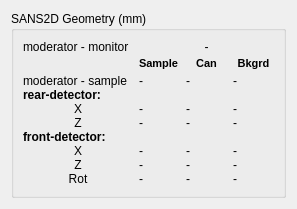
         <widget class="QWidget" name="page">
          <layout class="QHBoxLayout" name="horizontalLayout_41">
           <item>
            <widget class="QGroupBox" name="groupBox_43">
             <property name="sizePolicy">
              <sizepolicy hsizetype="Minimum" vsizetype="Preferred">
               <horstretch>0</horstretch>
               <verstretch>0</verstretch>
              </sizepolicy>
             </property>
             <property name="minimumSize">
              <size>
               <width>275</width>
               <height>0</height>
              </size>
             </property>
             <property name="title">
              <string>SANS2D Geometry (mm)</string>
             </property>
             <property name="checkable">
              <bool>false</bool>
             </property>
             <layout class="QGridLayout" name="gridLayout_26">
              <property name="horizontalSpacing">
               <number>6</number>
              </property>
              <property name="verticalSpacing">
               <number>0</number>
              </property>
              <item row="1" column="1">
               <widget class="QLabel" name="label_181">
                <property name="text">
                 <string>&lt;!DOCTYPE HTML PUBLIC &quot;-//W3C//DTD HTML 4.0//EN&quot; &quot;http://www.w3.org/TR/REC-html40/strict.dtd&quot;&gt;
&lt;html&gt;&lt;head&gt;&lt;meta name=&quot;qrichtext&quot; content=&quot;1&quot; /&gt;&lt;style type=&quot;text/css&quot;&gt;
p, li { white-space: pre-wrap; }
&lt;/style&gt;&lt;/head&gt;&lt;body style=&quot; font-family:'MS Shell Dlg 2'; font-size:8.25pt; font-weight:400; font-style:normal;&quot;&gt;
&lt;p style=&quot; margin-top:0px; margin-bottom:0px; margin-left:0px; margin-right:0px; -qt-block-indent:0; text-indent:0px;&quot;&gt;&lt;span style=&quot; font-size:8pt; font-weight:600;&quot;&gt;Sample&lt;/span&gt;&lt;/p&gt;&lt;/body&gt;&lt;/html&gt;</string>
                </property>
               </widget>
              </item>
              <item row="1" column="2">
               <widget class="QLabel" name="label_182">
                <property name="text">
                 <string>&lt;!DOCTYPE HTML PUBLIC &quot;-//W3C//DTD HTML 4.0//EN&quot; &quot;http://www.w3.org/TR/REC-html40/strict.dtd&quot;&gt;
&lt;html&gt;&lt;head&gt;&lt;meta name=&quot;qrichtext&quot; content=&quot;1&quot; /&gt;&lt;style type=&quot;text/css&quot;&gt;
p, li { white-space: pre-wrap; }
&lt;/style&gt;&lt;/head&gt;&lt;body style=&quot; font-family:'MS Shell Dlg 2'; font-size:8.25pt; font-weight:400; font-style:normal;&quot;&gt;
&lt;p style=&quot; margin-top:0px; margin-bottom:0px; margin-left:0px; margin-right:0px; -qt-block-indent:0; text-indent:0px;&quot;&gt;&lt;span style=&quot; font-size:8pt; font-weight:600;&quot;&gt;Can&lt;/span&gt;&lt;/p&gt;&lt;/body&gt;&lt;/html&gt;</string>
                </property>
                <property name="alignment">
                 <set>Qt::AlignCenter</set>
                </property>
               </widget>
              </item>
              <item row="2" column="0">
               <widget class="QLabel" name="label_183">
                <property name="sizePolicy">
                 <sizepolicy hsizetype="Preferred" vsizetype="Preferred">
                  <horstretch>0</horstretch>
                  <verstretch>0</verstretch>
                 </sizepolicy>
                </property>
                <property name="text">
                 <string>moderator - sample</string>
                </property>
               </widget>
              </item>
              <item row="3" column="0">
               <widget class="QLabel" name="label_184">
                <property name="sizePolicy">
                 <sizepolicy hsizetype="Preferred" vsizetype="Preferred">
                  <horstretch>0</horstretch>
                  <verstretch>0</verstretch>
                 </sizepolicy>
                </property>
                <property name="text">
                 <string>&lt;!DOCTYPE HTML PUBLIC &quot;-//W3C//DTD HTML 4.0//EN&quot; &quot;http://www.w3.org/TR/REC-html40/strict.dtd&quot;&gt;
&lt;html&gt;&lt;head&gt;&lt;meta name=&quot;qrichtext&quot; content=&quot;1&quot; /&gt;&lt;style type=&quot;text/css&quot;&gt;
p, li { white-space: pre-wrap; }
&lt;/style&gt;&lt;/head&gt;&lt;body style=&quot; font-family:'Sans Serif'; font-size:9pt; font-weight:400; font-style:normal;&quot;&gt;
&lt;p style=&quot; margin-top:0px; margin-bottom:0px; margin-left:0px; margin-right:0px; -qt-block-indent:0; text-indent:0px;&quot;&gt;&lt;span style=&quot; font-weight:600;&quot;&gt;rear-detector:&lt;/span&gt;&lt;/p&gt;&lt;/body&gt;&lt;/html&gt;</string>
                </property>
               </widget>
              </item>
              <item row="2" column="1">
               <widget class="QLabel" name="dist_sample_ms_s2d">
                <property name="text">
                 <string>-</string>
                </property>
                <property name="alignment">
                 <set>Qt::AlignLeading|Qt::AlignLeft|Qt::AlignVCenter</set>
                </property>
                <property name="textInteractionFlags">
                 <set>Qt::LinksAccessibleByMouse</set>
                </property>
               </widget>
              </item>
              <item row="2" column="2">
               <widget class="QLabel" name="dist_can_ms_s2d">
                <property name="text">
                 <string>-</string>
                </property>
                <property name="alignment">
                 <set>Qt::AlignLeading|Qt::AlignLeft|Qt::AlignVCenter</set>
                </property>
                <property name="textInteractionFlags">
                 <set>Qt::LinksAccessibleByMouse</set>
                </property>
               </widget>
              </item>
              <item row="1" column="3">
               <widget class="QLabel" name="label_185">
                <property name="text">
                 <string>&lt;!DOCTYPE HTML PUBLIC &quot;-//W3C//DTD HTML 4.0//EN&quot; &quot;http://www.w3.org/TR/REC-html40/strict.dtd&quot;&gt;
&lt;html&gt;&lt;head&gt;&lt;meta name=&quot;qrichtext&quot; content=&quot;1&quot; /&gt;&lt;style type=&quot;text/css&quot;&gt;
p, li { white-space: pre-wrap; }
&lt;/style&gt;&lt;/head&gt;&lt;body style=&quot; font-family:'MS Shell Dlg 2'; font-size:8.25pt; font-weight:400; font-style:normal;&quot;&gt;
&lt;p style=&quot; margin-top:0px; margin-bottom:0px; margin-left:0px; margin-right:0px; -qt-block-indent:0; text-indent:0px;&quot;&gt;&lt;span style=&quot; font-size:8pt; font-weight:600;&quot;&gt;Bkgrd&lt;/span&gt;&lt;/p&gt;&lt;/body&gt;&lt;/html&gt;</string>
                </property>
                <property name="alignment">
                 <set>Qt::AlignCenter</set>
                </property>
               </widget>
              </item>
              <item row="2" column="3">
               <widget class="QLabel" name="dist_bkgd_ms_s2d">
                <property name="text">
                 <string>-</string>
                </property>
                <property name="alignment">
                 <set>Qt::AlignLeading|Qt::AlignLeft|Qt::AlignVCenter</set>
                </property>
                <property name="textInteractionFlags">
                 <set>Qt::LinksAccessibleByMouse</set>
                </property>
               </widget>
              </item>
              <item row="0" column="2">
               <widget class="QLabel" name="dist_mon_s2d">
                <property name="text">
                 <string>-</string>
                </property>
                <property name="alignment">
                 <set>Qt::AlignCenter</set>
                </property>
                <property name="textInteractionFlags">
                 <set>Qt::LinksAccessibleByMouse</set>
                </property>
               </widget>
              </item>
              <item row="0" column="0" colspan="2">
               <widget class="QLabel" name="label_186">
                <property name="text">
                 <string>moderator - monitor </string>
                </property>
               </widget>
              </item>
              <item row="4" column="0">
               <widget class="QLabel" name="label_187">
                <property name="text">
                 <string>X</string>
                </property>
                <property name="alignment">
                 <set>Qt::AlignCenter</set>
                </property>
               </widget>
              </item>
              <item row="4" column="1">
               <widget class="QLabel" name="dist_smp_rearX">
                <property name="text">
                 <string>-</string>
                </property>
                <property name="alignment">
                 <set>Qt::AlignLeading|Qt::AlignLeft|Qt::AlignVCenter</set>
                </property>
                <property name="textInteractionFlags">
                 <set>Qt::LinksAccessibleByMouse</set>
                </property>
               </widget>
              </item>
              <item row="4" column="2">
               <widget class="QLabel" name="dist_can_rearX">
                <property name="text">
                 <string>-</string>
                </property>
                <property name="alignment">
                 <set>Qt::AlignLeading|Qt::AlignLeft|Qt::AlignVCenter</set>
                </property>
                <property name="textInteractionFlags">
                 <set>Qt::LinksAccessibleByMouse</set>
                </property>
               </widget>
              </item>
              <item row="4" column="3">
               <widget class="QLabel" name="dist_bkgd_rearX">
                <property name="text">
                 <string>-</string>
                </property>
                <property name="alignment">
                 <set>Qt::AlignLeading|Qt::AlignLeft|Qt::AlignVCenter</set>
                </property>
                <property name="textInteractionFlags">
                 <set>Qt::LinksAccessibleByMouse</set>
                </property>
               </widget>
              </item>
              <item row="5" column="0">
               <widget class="QLabel" name="label_188">
                <property name="text">
                 <string>Z</string>
                </property>
                <property name="alignment">
                 <set>Qt::AlignCenter</set>
                </property>
               </widget>
              </item>
              <item row="6" column="0">
               <widget class="QLabel" name="label_189">
                <property name="sizePolicy">
                 <sizepolicy hsizetype="Preferred" vsizetype="Preferred">
                  <horstretch>0</horstretch>
                  <verstretch>0</verstretch>
                 </sizepolicy>
                </property>
                <property name="text">
                 <string>&lt;!DOCTYPE HTML PUBLIC &quot;-//W3C//DTD HTML 4.0//EN&quot; &quot;http://www.w3.org/TR/REC-html40/strict.dtd&quot;&gt;
&lt;html&gt;&lt;head&gt;&lt;meta name=&quot;qrichtext&quot; content=&quot;1&quot; /&gt;&lt;style type=&quot;text/css&quot;&gt;
p, li { white-space: pre-wrap; }
&lt;/style&gt;&lt;/head&gt;&lt;body style=&quot; font-family:'Sans Serif'; font-size:9pt; font-weight:400; font-style:normal;&quot;&gt;
&lt;p style=&quot; margin-top:0px; margin-bottom:0px; margin-left:0px; margin-right:0px; -qt-block-indent:0; text-indent:0px;&quot;&gt;&lt;span style=&quot; font-weight:600;&quot;&gt;front-detector:&lt;/span&gt;&lt;/p&gt;&lt;/body&gt;&lt;/html&gt;</string>
                </property>
               </widget>
              </item>
              <item row="7" column="0">
               <widget class="QLabel" name="label_190">
                <property name="text">
                 <string>X</string>
                </property>
                <property name="alignment">
                 <set>Qt::AlignCenter</set>
                </property>
               </widget>
              </item>
              <item row="8" column="0">
               <widget class="QLabel" name="label_191">
                <property name="text">
                 <string>Z</string>
                </property>
                <property name="alignment">
                 <set>Qt::AlignCenter</set>
                </property>
               </widget>
              </item>
              <item row="9" column="0">
               <widget class="QLabel" name="label_192">
                <property name="text">
                 <string>Rot</string>
                </property>
                <property name="alignment">
                 <set>Qt::AlignCenter</set>
                </property>
               </widget>
              </item>
              <item row="5" column="1">
               <widget class="QLabel" name="dist_smp_rearZ">
                <property name="text">
                 <string>-</string>
                </property>
                <property name="alignment">
                 <set>Qt::AlignLeading|Qt::AlignLeft|Qt::AlignVCenter</set>
                </property>
                <property name="textInteractionFlags">
                 <set>Qt::LinksAccessibleByMouse</set>
                </property>
               </widget>
              </item>
              <item row="5" column="2">
               <widget class="QLabel" name="dist_can_rearZ">
                <property name="text">
                 <string>-</string>
                </property>
                <property name="alignment">
                 <set>Qt::AlignLeading|Qt::AlignLeft|Qt::AlignVCenter</set>
                </property>
                <property name="textInteractionFlags">
                 <set>Qt::LinksAccessibleByMouse</set>
                </property>
               </widget>
              </item>
              <item row="5" column="3">
               <widget class="QLabel" name="dist_bkgd_rearZ">
                <property name="text">
                 <string>-</string>
                </property>
                <property name="alignment">
                 <set>Qt::AlignLeading|Qt::AlignLeft|Qt::AlignVCenter</set>
                </property>
                <property name="textInteractionFlags">
                 <set>Qt::LinksAccessibleByMouse</set>
                </property>
               </widget>
              </item>
              <item row="7" column="1">
               <widget class="QLabel" name="dist_smp_frontX">
                <property name="text">
                 <string>-</string>
                </property>
                <property name="alignment">
                 <set>Qt::AlignLeading|Qt::AlignLeft|Qt::AlignVCenter</set>
                </property>
                <property name="textInteractionFlags">
                 <set>Qt::LinksAccessibleByMouse</set>
                </property>
               </widget>
              </item>
              <item row="7" column="2">
               <widget class="QLabel" name="dist_can_frontX">
                <property name="text">
                 <string>-</string>
                </property>
                <property name="alignment">
                 <set>Qt::AlignLeading|Qt::AlignLeft|Qt::AlignVCenter</set>
                </property>
                <property name="textInteractionFlags">
                 <set>Qt::LinksAccessibleByMouse</set>
                </property>
               </widget>
              </item>
              <item row="7" column="3">
               <widget class="QLabel" name="dist_bkgd_frontX">
                <property name="text">
                 <string>-</string>
                </property>
                <property name="alignment">
                 <set>Qt::AlignLeading|Qt::AlignLeft|Qt::AlignVCenter</set>
                </property>
                <property name="textInteractionFlags">
                 <set>Qt::LinksAccessibleByMouse</set>
                </property>
               </widget>
              </item>
              <item row="8" column="1">
               <widget class="QLabel" name="dist_smp_frontZ">
                <property name="text">
                 <string>-</string>
                </property>
                <property name="alignment">
                 <set>Qt::AlignLeading|Qt::AlignLeft|Qt::AlignVCenter</set>
                </property>
                <property name="textInteractionFlags">
                 <set>Qt::LinksAccessibleByMouse</set>
                </property>
               </widget>
              </item>
              <item row="8" column="2">
               <widget class="QLabel" name="dist_can_frontZ">
                <property name="text">
                 <string>-</string>
                </property>
                <property name="alignment">
                 <set>Qt::AlignLeading|Qt::AlignLeft|Qt::AlignVCenter</set>
                </property>
                <property name="textInteractionFlags">
                 <set>Qt::LinksAccessibleByMouse</set>
                </property>
               </widget>
              </item>
              <item row="8" column="3">
               <widget class="QLabel" name="dist_bkgd_frontZ">
                <property name="text">
                 <string>-</string>
                </property>
                <property name="alignment">
                 <set>Qt::AlignLeading|Qt::AlignLeft|Qt::AlignVCenter</set>
                </property>
                <property name="textInteractionFlags">
                 <set>Qt::LinksAccessibleByMouse</set>
                </property>
               </widget>
              </item>
              <item row="9" column="1">
               <widget class="QLabel" name="smp_rot">
                <property name="text">
                 <string>-</string>
                </property>
                <property name="alignment">
                 <set>Qt::AlignLeading|Qt::AlignLeft|Qt::AlignVCenter</set>
                </property>
                <property name="textInteractionFlags">
                 <set>Qt::LinksAccessibleByMouse</set>
                </property>
               </widget>
              </item>
              <item row="9" column="2">
               <widget class="QLabel" name="can_rot">
                <property name="text">
                 <string>-</string>
                </property>
                <property name="alignment">
                 <set>Qt::AlignLeading|Qt::AlignLeft|Qt::AlignVCenter</set>
                </property>
                <property name="textInteractionFlags">
                 <set>Qt::LinksAccessibleByMouse</set>
                </property>
               </widget>
              </item>
              <item row="9" column="3">
               <widget class="QLabel" name="bkgd_rot">
                <property name="text">
                 <string>-</string>
                </property>
                <property name="alignment">
                 <set>Qt::AlignLeading|Qt::AlignLeft|Qt::AlignVCenter</set>
                </property>
                <property name="textInteractionFlags">
                 <set>Qt::LinksAccessibleByMouse</set>
                </property>
               </widget>
              </item>
              <item row="1" column="0">
               <spacer name="horizontalSpacer_21">
                <property name="orientation">
                 <enum>Qt::Horizontal</enum>
                </property>
                <property name="sizeType">
                 <enum>QSizePolicy::Fixed</enum>
                </property>
                <property name="sizeHint" stdset="0">
                 <size>
                  <width>110</width>
                  <height>20</height>
                 </size>
                </property>
               </spacer>
              </item>
             </layout>
            </widget>
           </item>
          </layout>
         </widget>
